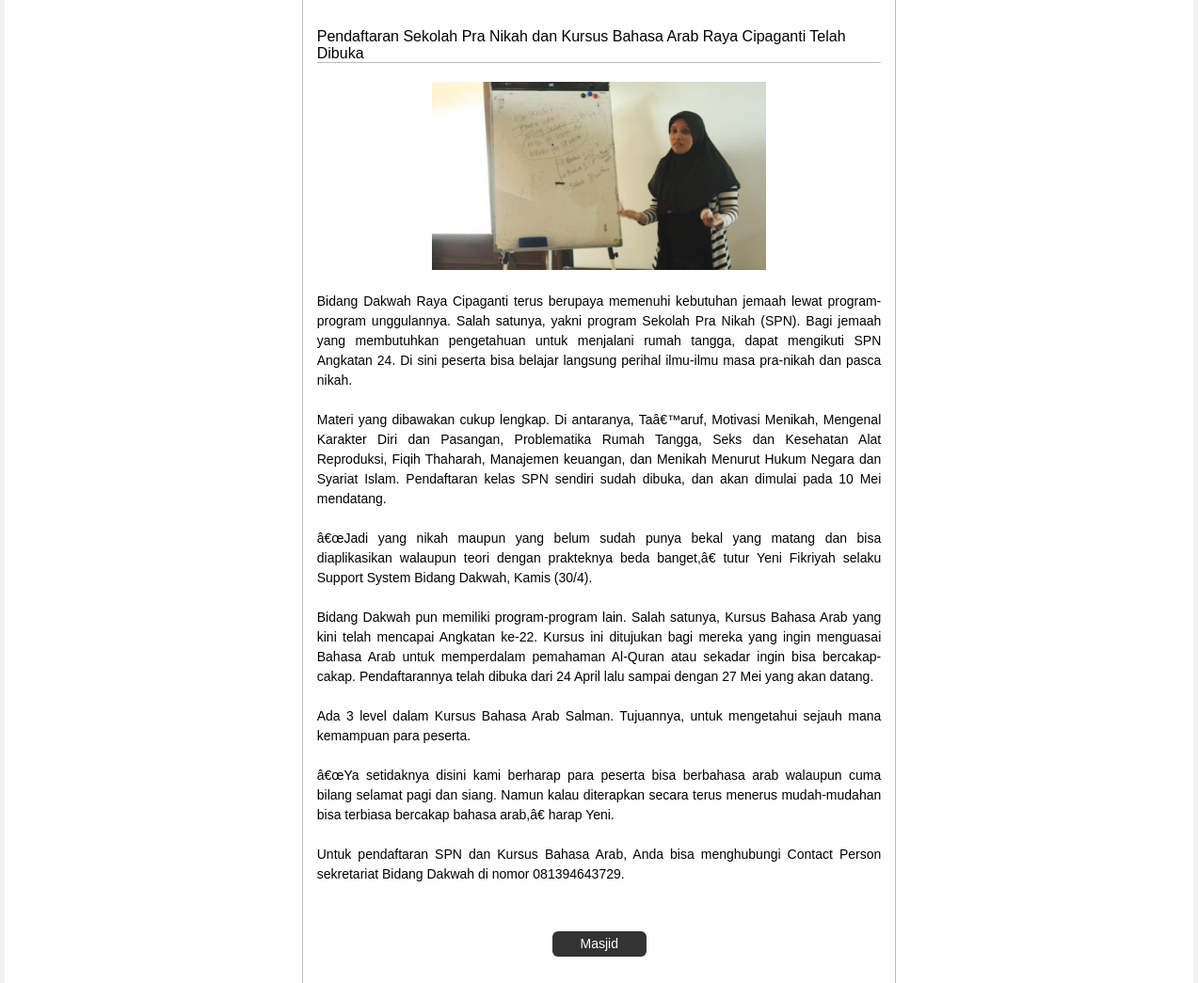
The page /View/PenggunaUmum/masjidBerita.php?id_masjid=2&id_berita=4 on the database its author committed.
### tables this page shows
CREATE TABLE IF NOT EXISTS `berita_masjid` (
`id_berita_masjid` int(6) NOT NULL,
  `id_masjid` int(6) NOT NULL,
  `jenis_admin` varchar(200) NOT NULL,
  `judul` varchar(200) NOT NULL,
  `gambar` varchar(200) NOT NULL,
  `isi_berita` text NOT NULL,
  `nama_file` varchar(200) DEFAULT NULL,
  `alamat_file` varchar(200) DEFAULT NULL,
  `tanggal_upload` datetime NOT NULL
);

### function/connectDB.php (called while the page is built, shortened)
<?php
function querySelect($param, $table, $where, $limit){
    $results = array();
    $query = "SELECT " . $param . " ";
    $query .= "FROM " . $table ." ";
    if($where != null) $query .= "WHERE " . $where . " ";
    $query = mysql_query($query);
    if(mysql_num_rows($query) > 0){
        $x = 0;
        while($row = mysql_fetch_assoc($query)){
            foreach($row as $key=>$value){
                $results[$x][$key] = $value;
            }
            $x++;
        }
    }
    return $results;
}
?>

### View/PenggunaUmum/masjidBerita.php (the view, shortened to what this page needs)
<!DOCTYPE html>
<?php
include '../../function/connectDB.php';
$id_berita = $_GET['id_berita'];
$id_masjid = $_GET['id_masjid'];
$dataBerita = querySelect('*', 'berita_masjid', 'id_berita_masjid='.$id_berita, null);
?>
<html>
    <head>
        <link rel="stylesheet" href="../css/reset.css">
        <link rel="stylesheet" href="../css/style.css">
        <link rel="stylesheet" href="../css/PenggunaUmum/masjidBerita.css">
    </head>
    <body>
        <div class="wrapper">
            <div class="col-scrl">
                <div class="content row">
                    <div class="kotak-kiri box span-3">
                    </div>
                    <div class="kotak-tengah box span-6">
                        <div class="slider box span-12">
                            <div class="judul box span-12">
                                <?php echo $dataBerita[0]['judul'] ?>
                            </div>
                            <div class="gambarBerita box span-12">
                                <a href="<?php echo $dataBerita[0]['gambar'] ?>" target="_blank">
                                    <img class="img-berita" src="<?php echo $dataBerita[0]['gambar'] ?>">
                                </a>
                            </div>
                            <div class="text box span-12">
                                <?php echo $dataBerita[0]['isi_berita'] ?>
                            </div>
                            <div class="kembali box span-12">
                                <a class="btn btn-block btn-lg btn-inverse" href="masjid.php?id_masjid=<?php echo $id_masjid?>"">Masjid</a>
                            </div>
                        </div>
                    </div>
                    <div class="kotak-kanan box span-3">
                    </div>
                </div>
            </div>
        </div>
    </body>
</html>

### View/css/style.css (style rules this page uses)
a { text-decoration: none; }
body { background-color: rgba(0,0,0,0.05); }
.content { background-color: white; }

### View/css/PenggunaUmum/masjidBerita.css (style rules this page uses)
.content { margin-top: 0; }
.kotak-kiri { box-sizing: border-box; -webkit-box-sizing: border-box; -moz-box-sizing: border-box; padding: 15px 10px 0px 20px; }
.judul { font-size: 16px; border-bottom: 1px solid #b6bcc1; }
.btn { border: medium none; transition: all 0.25s linear 0s; margin-bottom:0px; text-align:center; vertical-align:middle; cursor:pointer; background-image:none; -moz-user-select: none; }
.btn-block { box-sizing: border-box; -webkit-box-sizing: border-box; -moz-box-sizing: border-box; white-space:normal; display: block; width:100px; margin: 20px 0px; }
.btn-lg { box-sizing: border-box; -webkit-box-sizing: border-box; -moz-box-sizing: border-box; padding: 10px 19px; font-size:14px; line-height:0.5; border-radius:6px; }
.btn-inverse { color:#FFF; background-color:#333333; }
.kotak-tengah { box-sizing: border-box; -webkit-box-sizing: border-box; -moz-box-sizing: border-box; padding: 30px 15px 30px 15px; border-left: 1px solid #b6bcc1; border-right: 1px solid #b6bcc1; }
.gambarBerita { text-align: center; box-sizing: border-box; -webkit-box-sizing: border-box; -moz-box-sizing: border-box; padding: 20px 0px; }
.img-berita { height:200px; }
.text { text-align: justify; line-height:1.5; box-sizing: border-box; -webkit-box-sizing: border-box; -moz-box-sizing: border-box; padding-bottom: 30px; }
.kembali { text-align: center; box-sizing: border-box; -webkit-box-sizing: border-box; -moz-box-sizing: border-box; padding-left: 250px; }
.kotak-kanan { box-sizing: border-box; -webkit-box-sizing: border-box; -moz-box-sizing: border-box; padding: 30px 20px 0px 20px; }

### rows shown on the page
berita_masjid: judul "Pendaftaran Sekolah Pra Nikah dan Kursus Bahasa Arab Raya Cipaganti Telah Dibuka", gambar (picture), isi_berita "Bidang Dakwah Raya Cipaganti terus berupaya memenuhi kebutuhan jemaah lewat program-program unggulannya. Salah satunya, yakni program Sekolah Pra Nikah (SPN). Bagi jemaah yang membutuhkan pengetahuan untuk menjalani rumah tangga, dapat mengikuti SPN Angkatan 24. Di sini peserta bisa belajar langsung perihal ilmu-ilmu masa pra-nikah dan pasca nikah. Materi yang dibawakan cukup lengkap. Di antaranya, Taâ€™aruf, Motivasi Menikah, Mengenal Karakter Diri dan Pasangan, Problematika Rumah Tangga, Seks dan Kesehatan Alat Reproduksi, Fiqih Thaharah, Manajemen keuangan, dan Menikah Menurut Hukum Negara dan Syariat Islam. Pendaftaran kelas SPN sendiri sudah dibuka, dan akan dimulai pada 10 Mei…"
